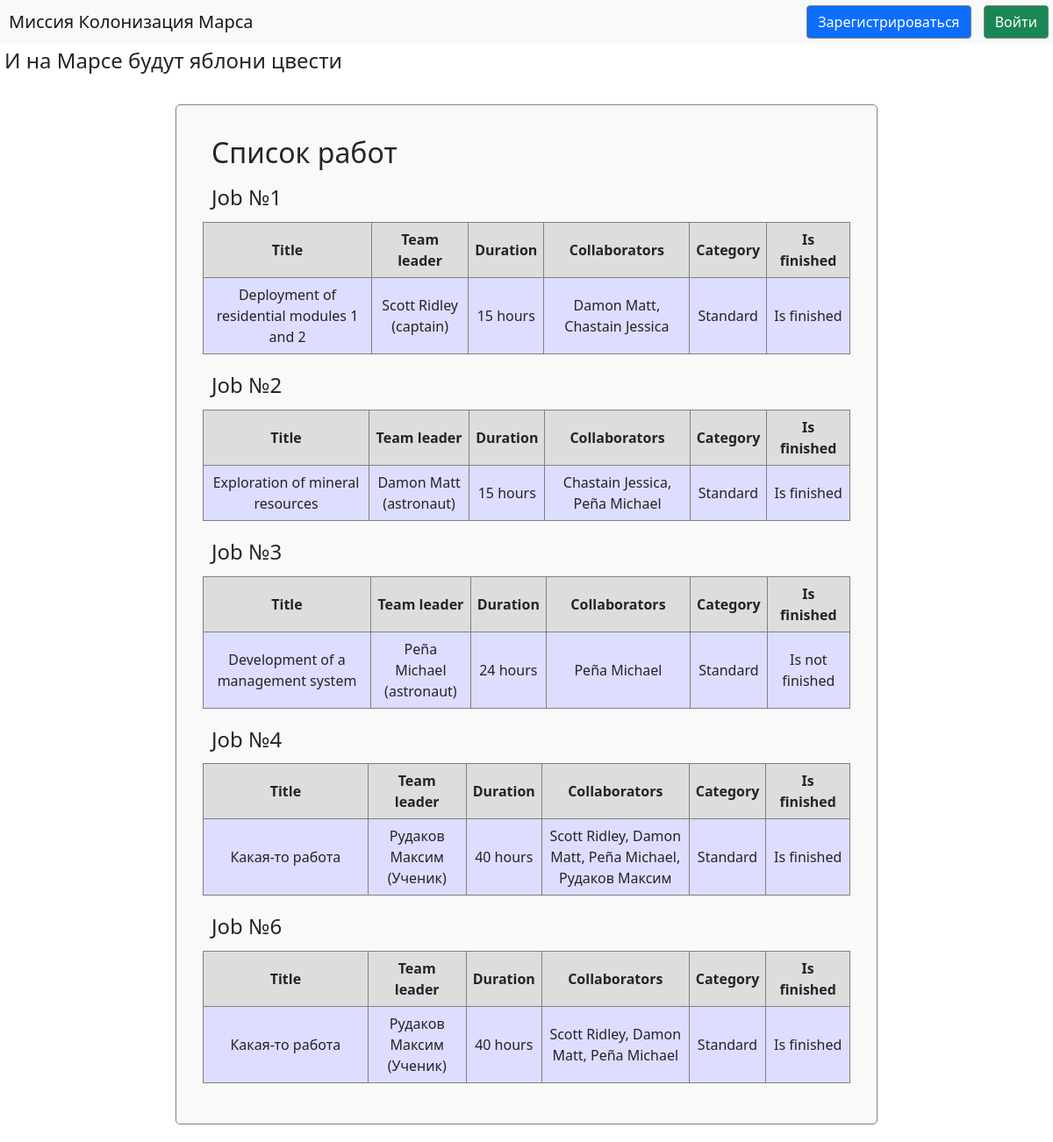
The page /index on the database as committed earlier.
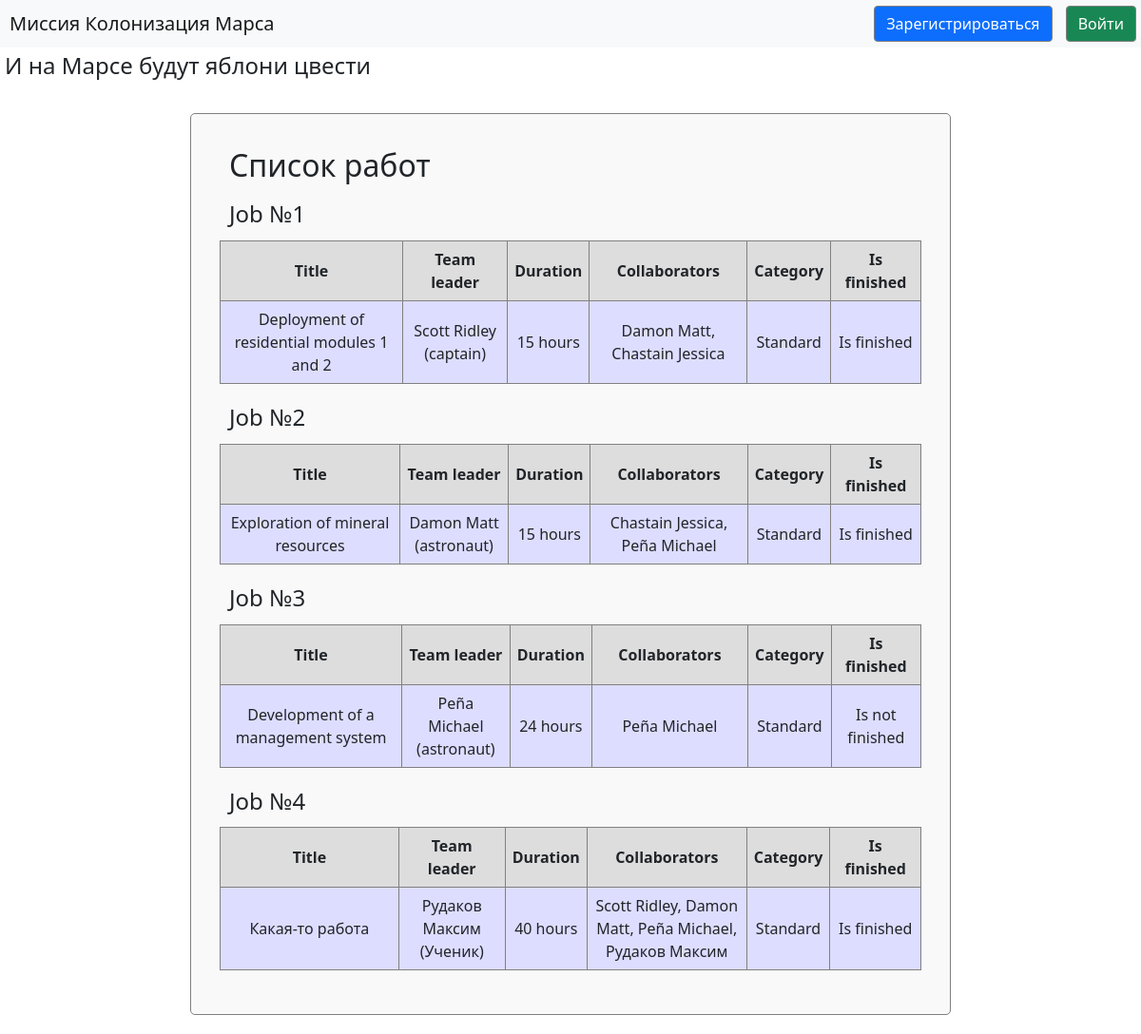
The same page on the database as committed later.
### data/jobs.py (models this page shows, shortened)
class Jobs(SqlAlchemyBase, SerializerMixin):
    __tablename__ = 'jobs'
    id = Column(sqlalchemy.Integer, primary_key=True, autoincrement=True)
    team_leader = Column(sqlalchemy.Integer, sqlalchemy.ForeignKey("users.id"))
    job = Column(sqlalchemy.String)
    work_size = Column(sqlalchemy.Integer)
    collaborators = Column(sqlalchemy.String)
    category = Column(sqlalchemy.Integer, sqlalchemy.ForeignKey("categories.id"))
    start_date = Column(sqlalchemy.DateTime, default=datetime.now)
    end_date = Column(sqlalchemy.DateTime, default=lambda: datetime.now() + timedelta(days=1))
    is_finished = Column(sqlalchemy.Boolean, default=False)
    def values(self):
        session = create_session()
        leader = session.query(User).filter(User.id == self.team_leader)[0]
        leader = leader.surname + ' ' + leader.name + ' (' + leader.position + ')'
        work_size = str(self.work_size) + [' hours', ' hour'][self.work_size == 1]
        collaborators = []
        for collaborator in self.collaborators.split(','):
            collaborators.append(session.query(User).filter(User.id == collaborator).first().fio())
        category = session.query(Category).filter(Category.id == self.category).first().name
        is_finished = ["Is not finished", "Is finished"][self.is_finished]
        return [self, self.job, leader, work_size, ', '.join(map(str, collaborators)), category, is_finished]

### data/categories.py (models this page shows, shortened)
class Category(SqlAlchemyBase, SerializerMixin):
    __tablename__ = 'categories'
    id = Column(sqlalchemy.Integer, primary_key=True, autoincrement=True)
    name = Column(sqlalchemy.String, unique=True)

### main.py (the view)
@app.route('/')
@app.route('/index')
def jobs_list():
    session = create_session()
    titles = ['Title', 'Team leader', 'Duration', 'Collaborators', 'Category', 'Is finished']
    jobs = [job.values() for job in session.query(Jobs).all()]
    sizes = [220, 120, 80, 180, 80, 100]
    return render_template('jobs.html', title='Список работ',
                           column_sizes=sizes, titles=titles, list=jobs, current_user=current_user)

### data/db_session.py (called while the page is built)
def create_session() -> Session:
    global __factory
    return __factory()

### data/users.py (called while the page is built)
    def fio(self):
        return self.surname + ' ' + self.name

### templates/jobs.html (shortened to what this page needs)
{% extends "base.html" %}
{% block content %}
<form class="list">
    <h2>Список работ</h2>
    {% for item in list %}
    <div>
        <h4>Job №{{ item[0].id }}
        </h4>
        <table>
            <tr>
                {% for title in titles %}
                    <th width="{{ column_sizes[ loop.index0 ] }}"> {{ title }} </th>
                {% endfor %}
            </tr>
            <tr>
                {% for value in item[1:] %}
                    <td width="{{ column_sizes[ loop.index0 ] }}"> {{ value }} </td>
                {% endfor %}
            </tr>
        </table>
    </div>
    {% endfor %}
</form>
{% endblock %}

### templates/base.html (shortened to what this page needs)
<!DOCTYPE html>
<html lang="en">
    <head>
        <link rel="stylesheet"
        href="https://cdn.jsdelivr.net/npm/bootstrap@5.0.0-beta1/dist/css/bootstrap.min.css"
>
        <link rel="stylesheet" type="text/css" href="/static/css/style.css"/>
    </head>
    <body>
        <header>
            <nav class="navbar navbar-light bg-light">
                <a class="navbar-brand" href="/">Миссия Колонизация Марса</a>
                {% if current_user.is_authenticated %}
                    <a class="navbar-brand" href="/logout">{{ current_user.surname + ' ' + current_user.name }}</a>
                {% else %}
                    <p>
                        <a class="btn btn-primary " href="/register">Зарегистрироваться</a>
                        <a class="btn btn-success" href="/login">Войти</a>
                    </p>
                {% endif %}
            </nav>
            <h4> И на Марсе будут яблони цвести</h4>
        </header>
        {% block content %}{% endblock %}
    </body>
</html>

### static/css/style.css (style rules this page uses)
form { margin-top: 30px; margin-bottom: 20px; margin-left: auto; margin-right: auto; border: 1px solid gray; border-radius: 5px; padding: 30px; }
form.list { min-width: 400px; max-width: 800px; background-color: #f9f9f9; text-indent: 5px; }
a { text-decoration: none; white-space: nowrap; cursor: pointer; color: #050505; }
nav { min-height: 50px; background-color: #eeeefe; }
.navbar { padding-top: 0px; padding-bottom: 0px; }
a.navbar-brand { margin-left: 10px; margin-right: 10px; padding-top: 0px; padding-bottom: 0px; }
p { margin-bottom: 0px; }
h2 { padding: 5px; }
h4 { padding: 5px; }
.btn { margin: 5px; border: 1px solid gray; text-indent: 0px; }
table { margin-left: auto; margin-right: auto; border: 1px solid gray; width: auto; }
th { border: 1px solid gray; background-color: #dddddd; padding: 7px; text-align: center; }
td { text-align: center; border: 1px solid gray; background-color: #ddddff; padding: 7px; max-width: 300px; }

Rows that differ between the two databases and show on the page:
removed Jobs: id "6", {{ column_sizes[ loop.index0 ] }} 220 (drawn), titles "Title" "Team leader" "Duration" "Collaborators" "Category" "Is finished", {{ column_sizes[ loop.index0 ] }} 120 (drawn), {{ column_sizes[ loop.index0 ] }} 80 (drawn), {{ column_sizes[ loop.index0 ] }} 180 (drawn), {{ column_sizes[ loop.index0 ] }} 100 (drawn), job "Какая-то работа", value "Рудаков Максим (Ученик)" "40 hours" "Scott Ridley, Damon Matt, Peña Michael" "Is finished", Category ({{ column_sizes[ loop.index0 ] }} 80 (drawn), name "Standard")
